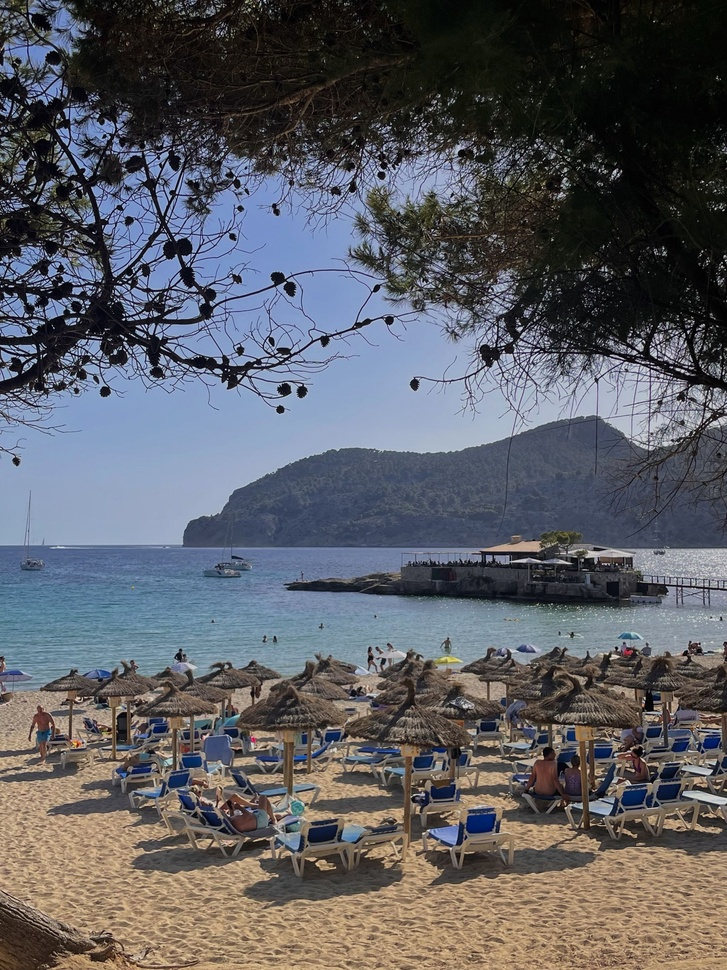
#> input picture emma/images/input/DaylightLandscape.jpg, 727 x 970 px, shrunk from 2160 x 2880 before the run
$ python thermal_vision.py images/input/DaylightLandscape.jpg
#> lines starting #> are read from the running program, lines starting #| are printed output that depends on the picture
#> in main, img is the input picture: shape (970, 727, 3); mean B, G, R 99.4, 93.4, 92.1
"""Thermal Vision: turns a photo into a heat-camera style image.

Maps each pixel's brightness to a colour scale (black -> purple -> red ->
orange -> yellow -> white) using a hand-built colour lookup table, contrast
stretching and a light Gaussian blur. Developed in emma_filters.ipynb.

Usage:
    python thermal_vision.py imagename.jpg

The result is saved in images/output as imagename_thermal.png
"""
import sys
from pathlib import Path

import cv2
import numpy as np


def make_gaussian_kernel(size, sigma):
    # kernel size has to be odd so there's a centre pixel
    if size % 2 == 0:
        size += 1
    half = size // 2
    x = np.arange(-half, half + 1)
    xx, yy = np.meshgrid(x, x)
    kernel = np.exp(-(xx**2 + yy**2) / (2 * sigma**2))
    return (kernel / kernel.sum()).astype(np.float32)


def make_thermal_lut():
    # key points on the brightness scale (0-255) and the colour at each one in RGB
    positions = [0, 50, 100, 150, 200, 230, 255]
    colours = np.array([
        (0, 0, 0),        # black - coldest
        (30, 0, 90),      # dark blue
        (120, 0, 140),    # purple
        (220, 30, 30),    # red
        (255, 130, 0),    # orange
        (255, 220, 0),    # yellow
        (255, 255, 255),  # white - hottest
    ], dtype=np.float32)

    # fill in the 256 colours in between by blending smoothly between the key points
    x = np.arange(256)
    r = np.interp(x, positions, colours[:, 0])
    g = np.interp(x, positions, colours[:, 1])
    b = np.interp(x, positions, colours[:, 2])

    # opencv uses BGR order so stack them that way
    return np.stack([b, g, r], axis=1).astype(np.uint8)


def thermal_vision(image, blur_sigma=2, low_pct=1, high_pct=99):
#> called with blur_sigma = 2, low_pct = 1, high_pct = 99
    gray = cv2.cvtColor(image, cv2.COLOR_BGR2GRAY).astype(np.float32)
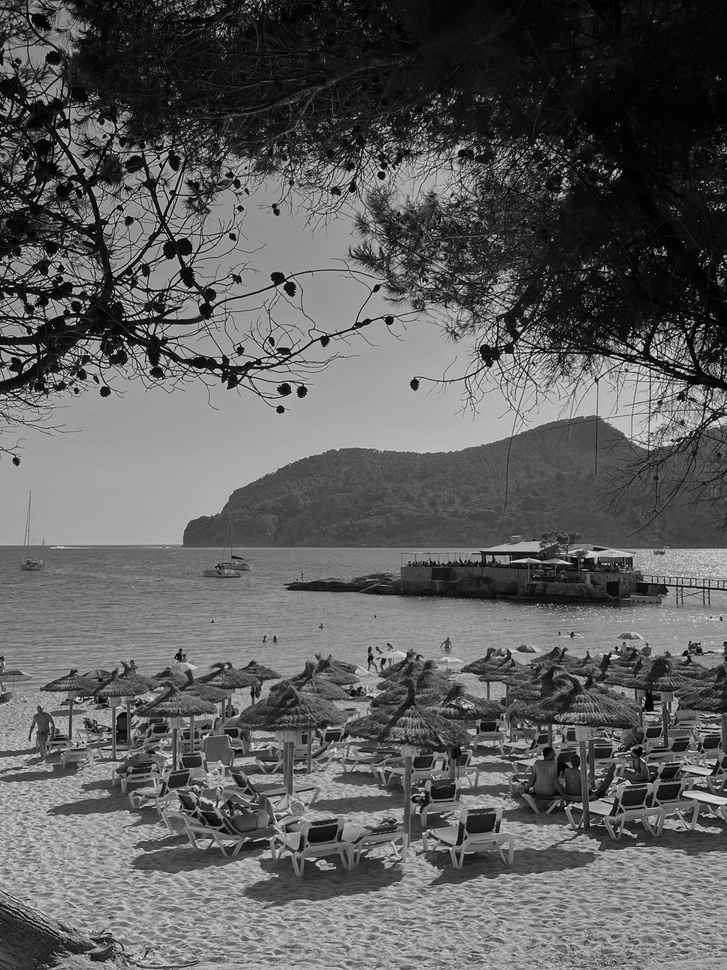
#> gray: shape (970, 727) float32; min 0, max 243, mean 93.7

    # contrast stretch
    lo, hi = np.percentile(gray, (low_pct, high_pct))
#> lo = 3; hi = 192
    stretched = np.clip((gray - lo) / max(hi - lo, 1) * 255, 0, 255).astype(np.uint8)
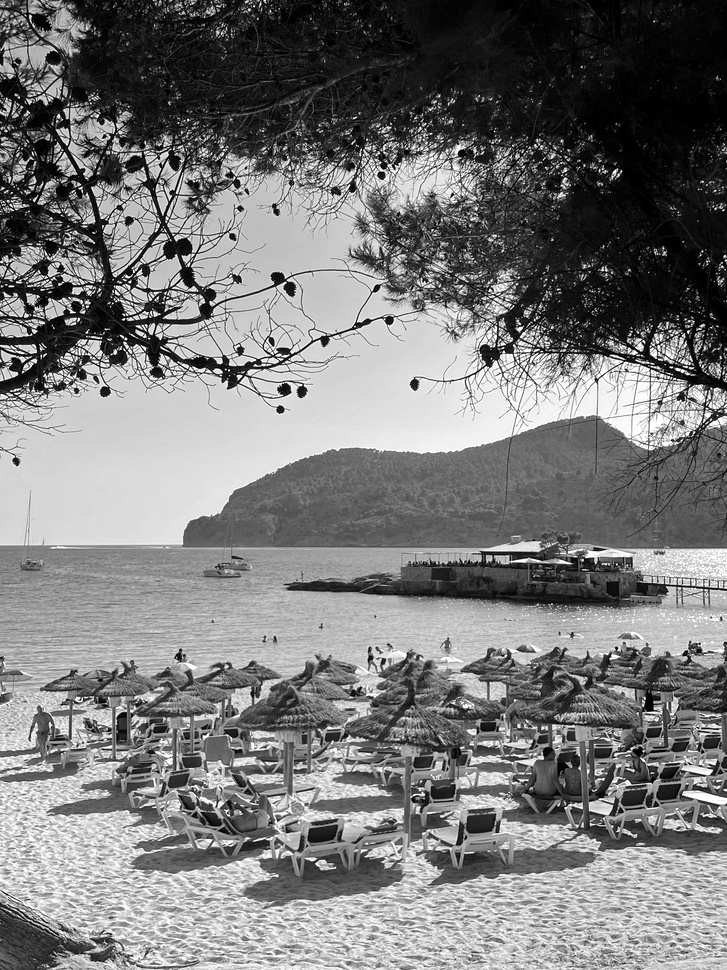
#> stretched: shape (970, 727); min 0, max 255, mean 121.8

    # slight blur to mimic a low resolution thermal sensor
    if blur_sigma > 0:
        k = make_gaussian_kernel(6 * blur_sigma + 1, blur_sigma)
        stretched = cv2.filter2D(stretched, -1, k, borderType=cv2.BORDER_REFLECT)
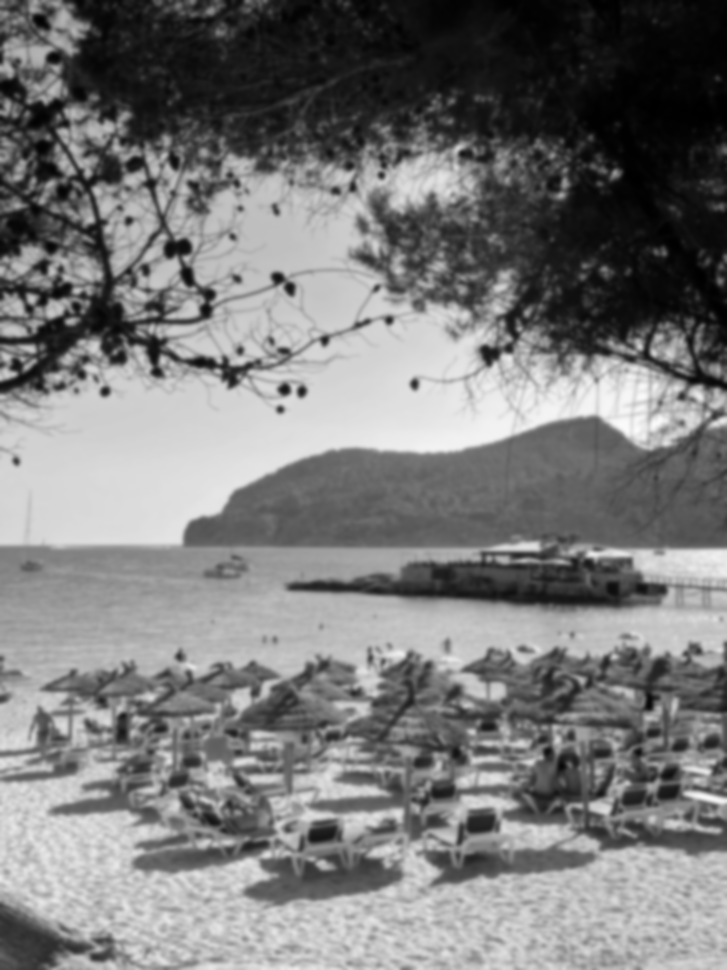
#> stretched: shape (970, 727); min 0, max 251, mean 121.8

    # map brightness to the thermal colours
    return make_thermal_lut()[stretched]
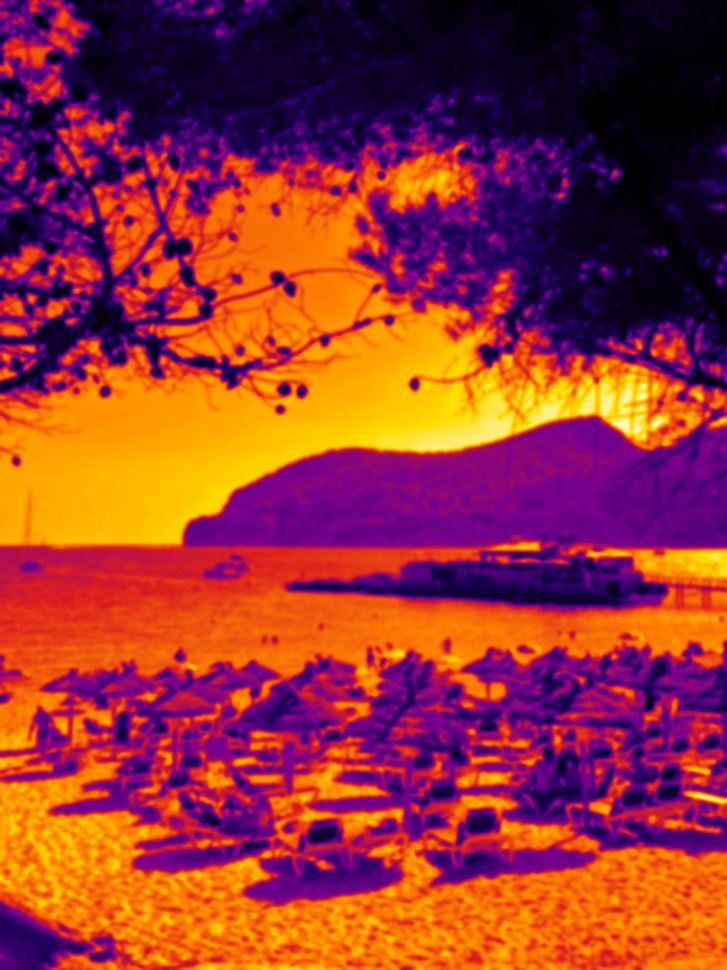
#> returned value: shape (970, 727, 3); mean of channels 0, 1, 2 51.4, 51.8, 150.3; drawn as B, G, R


def main():
    if len(sys.argv) != 2:
        print("Usage: python thermal_vision.py imagename.jpg", file=sys.stderr)
        return 1

    here = Path(__file__).resolve().parent
    src = Path(sys.argv[1])
    if not src.exists() and (here / "images" / "input" / src.name).exists():
        src = here / "images" / "input" / src.name  # fall back to the input folder

    img = cv2.imread(str(src))
    if img is None:
        print(f"Error: can't open {src}", file=sys.stderr)
        return 1

    out_dir = here / "images" / "output"
    out_dir.mkdir(parents=True, exist_ok=True)
    dst = out_dir / f"{src.stem}_thermal.png"
    cv2.imwrite(str(dst), thermal_vision(img))
    print(f"Saved {dst}")
    return 0


if __name__ == "__main__":
    sys.exit(main())
#> (the program exits here)

$ run again, on emma/images/input/HighContrast.jpg
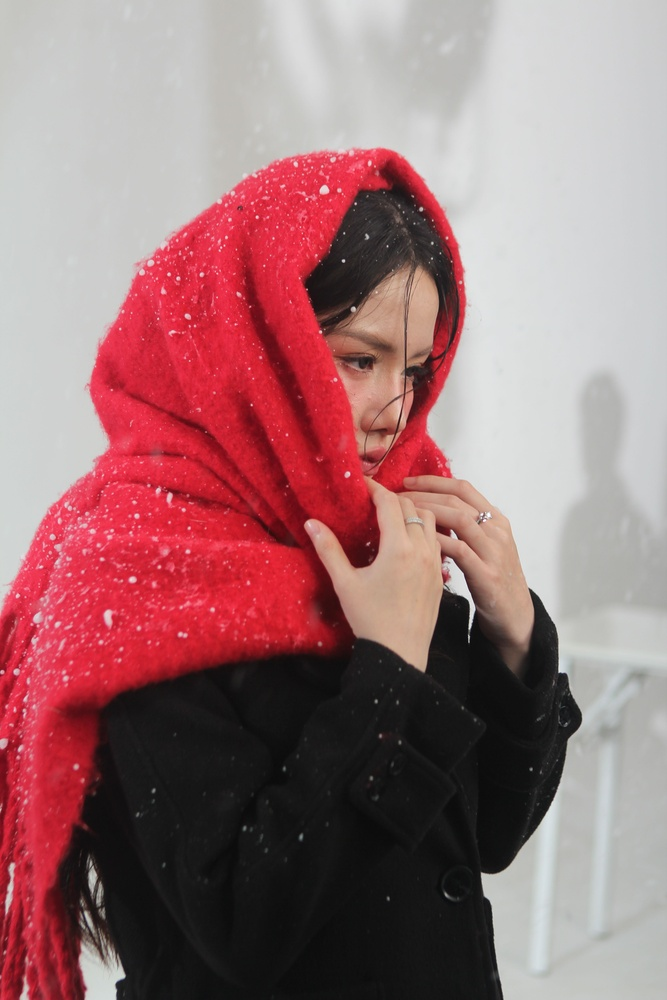
#> input picture emma/images/input/HighContrast.jpg, 667 x 1000 px, shrunk from 3456 x 5184 before the run
#> in main, img is the input picture: shape (1000, 667, 3); mean B, G, R 118.3, 115.6, 156.1
#> in thermal_vision, `gray = cv2.cvtColor(image, cv2.COLOR_BGR2GRAY).astype(np.float32)`:
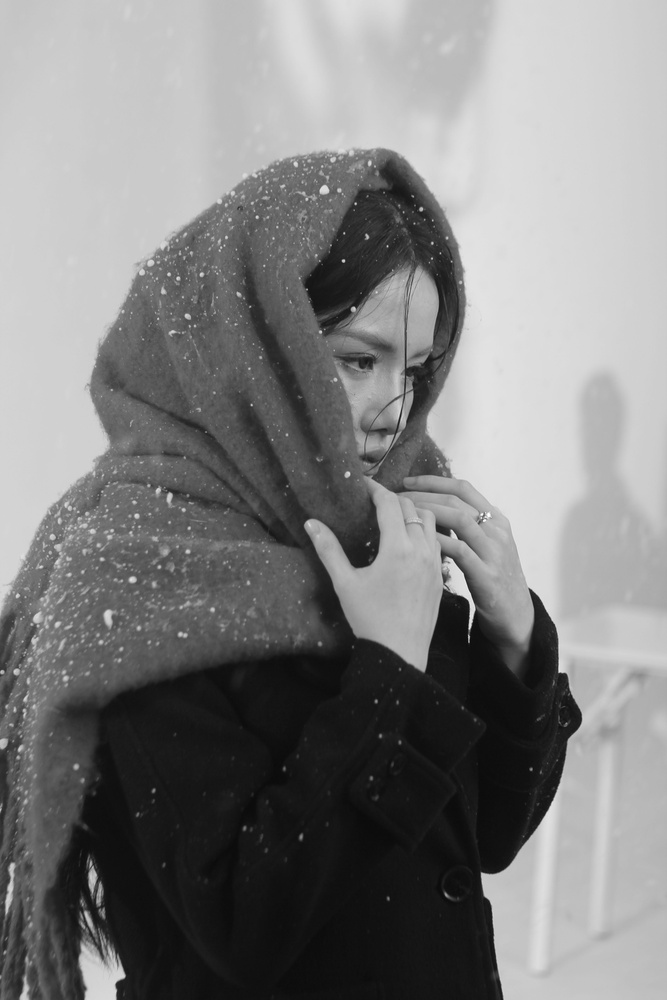
#> gray: shape (1000, 667) float32; min 9, max 253, mean 128
#> lo = 14; hi = 223
#> in thermal_vision, `return make_thermal_lut()[stretched]`:
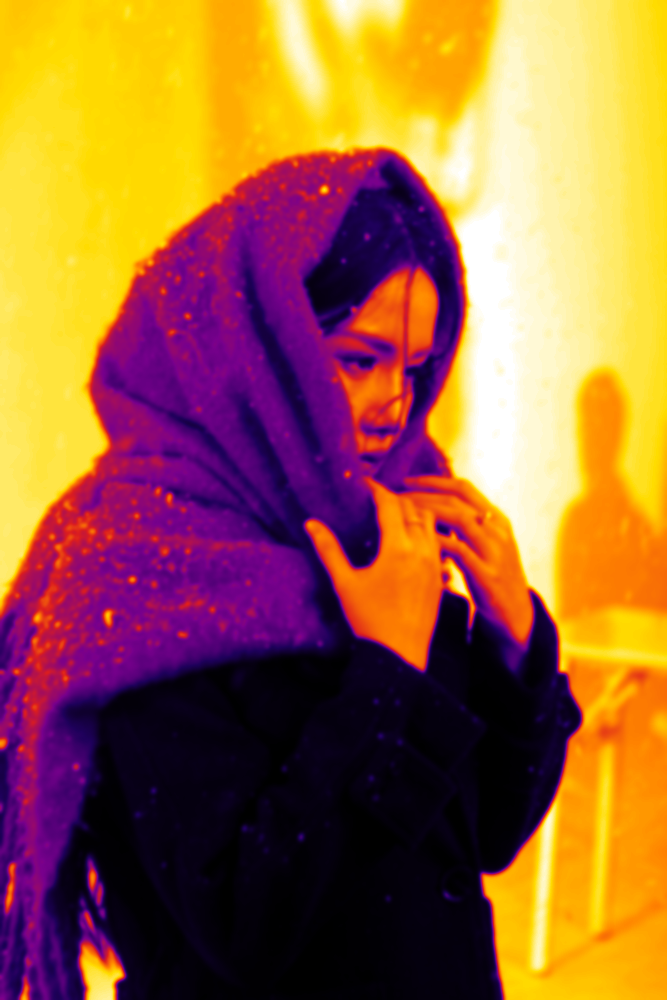
#> returned value: shape (1000, 667, 3); mean of channels 0, 1, 2 61, 100, 156; drawn as B, G, R
